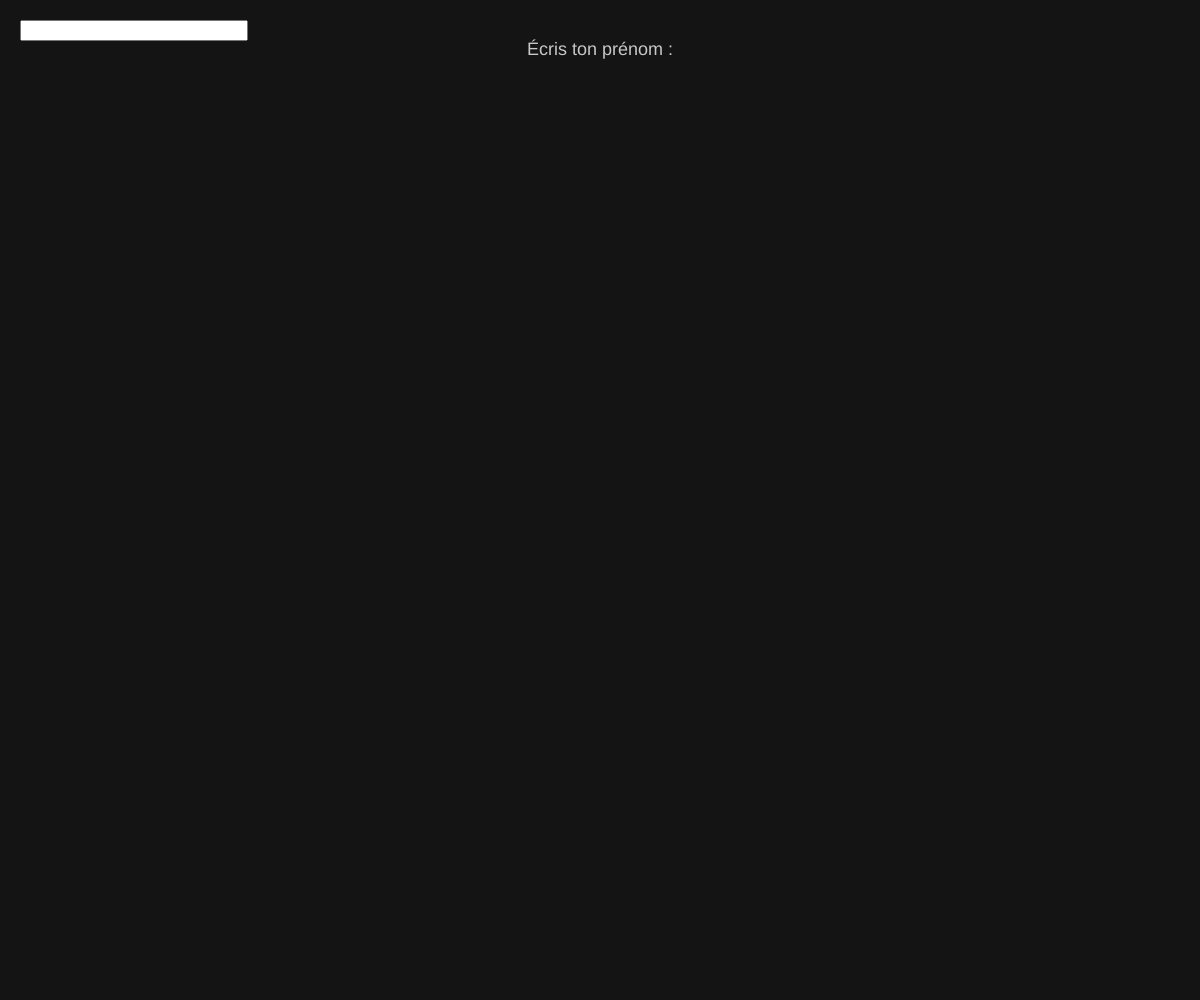
Frame 1 (no input)
Frame 60 (no input): identical to frame 1, image omitted
Frame 120 (the mouse pressed at the canvas centre since frame 60): identical to frame 1, image omitted

The p5.js sketch that drew this single still picture (run headless with seeded random() and noise() and a simulated clock; from frame 60 on, the mouse is pressed at the canvas centre):

// p5.js sketch
// ── sketch.js
let inputLatin;
let arabicText = "";
let infoText = "Écris ton prénom :";

function setup() {
  createCanvas(windowWidth, windowHeight);
  textAlign(CENTER, CENTER);
  textFont("sans-serif");

  inputLatin = createInput("");
  inputLatin.position(20, 20);       
  inputLatin.size(220);
  inputLatin.input(updateArabic);    
}

function draw() {
  background(20);


  fill(200);
  textSize(18);
  text(infoText, width / 2, 50);


  fill(255, 200, 200);
  textSize(80);
  text(arabicText, width / 2, height / 2);
}

function windowResized() {
  resizeCanvas(windowWidth, windowHeight);
}

function updateArabic() {
  const latin = inputLatin.value().toLowerCase();
  arabicText = latinToArabic(latin);
}

function latinToArabic(str) {
  const map = {
    "a": "ا",
    "b": "ب",
    "c": "ك",
    "d": "د",
    "e": "e",   
    "f": "ف",
    "g": "ج",
    "h": "ه",
    "i": "ي",
    "j": "ج",
    "k": "ك",
    "l": "ل",
    "m": "م",
    "n": "ن",
    "o": "و",
    "p": "ب",
    "q": "ق",
    "r": "ر",
    "s": "س",
    "t": "ت",
    "u": "و",
    "v": "ف",
    "w": "و",
    "x": "كس",
    "y": "ي",
    "z": "ز",
    " ": " "
  };

  let result = "";
  for (let char of str) {
    if (map[char]) {
      result += map[char];
    } else {
      result += char; 
    }
  }
  return result;
}
